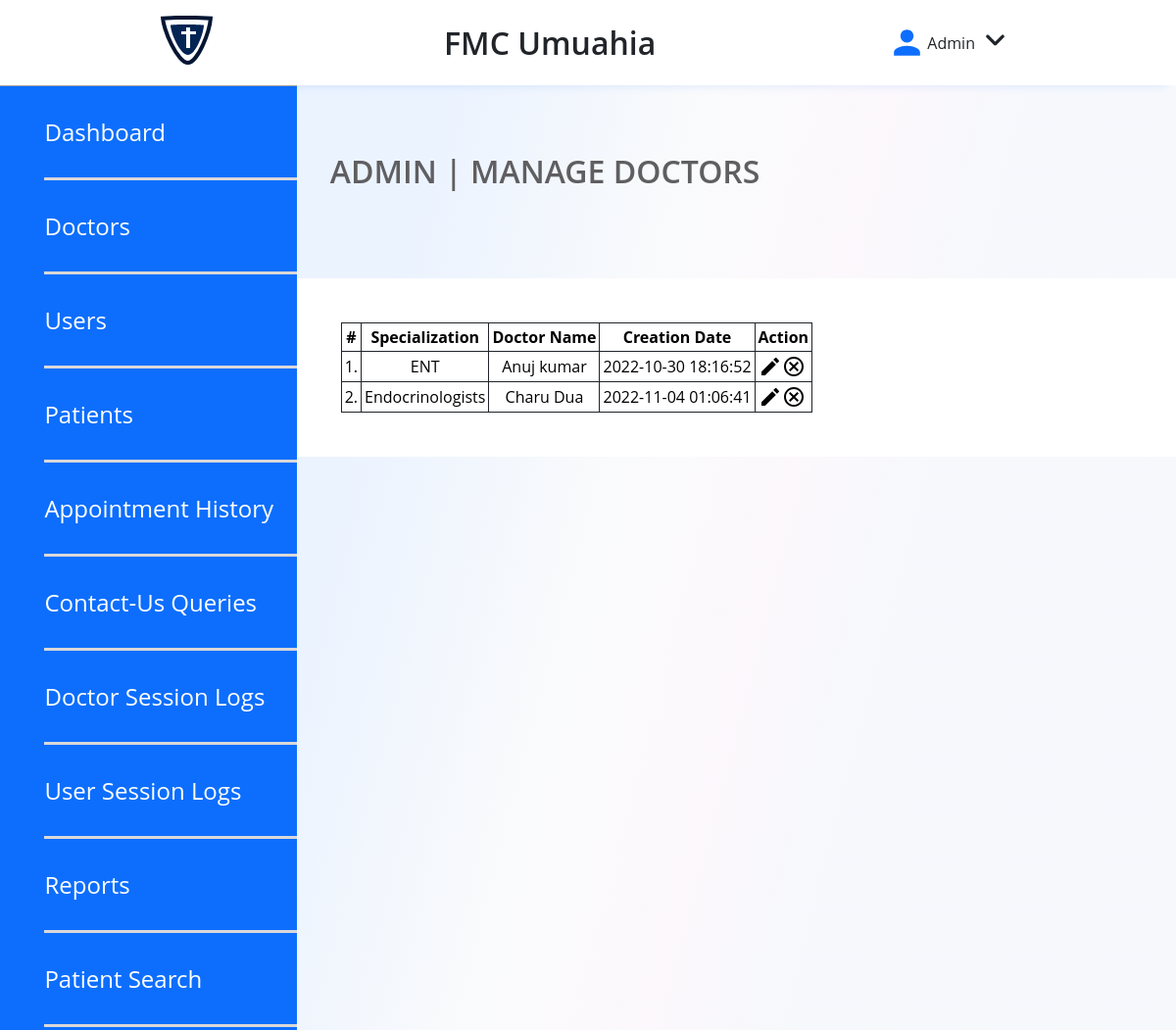
/pages/admin/manage-doctors.php (signed in), run on the app's committed database.
### tables this page shows
CREATE TABLE `doctors` (
  `id` int(11) NOT NULL,
  `specilization` varchar(255) DEFAULT NULL,
  `doctorName` varchar(255) DEFAULT NULL,
  `address` longtext DEFAULT NULL,
  `docFees` varchar(255) DEFAULT NULL,
  `contactno` bigint(11) DEFAULT NULL,
  `docEmail` varchar(255) DEFAULT NULL,
  `password` varchar(255) DEFAULT NULL,
  `creationDate` timestamp NULL DEFAULT current_timestamp(),
  `updationDate` timestamp NULL DEFAULT NULL ON UPDATE current_timestamp()
);

### pages/admin/manage-doctors.php (the view, shortened to what this page needs)
<?php
include('include/config.php');
if(strlen($_SESSION['id']==0)) {
 header('location:logout.php');
  } else{
?>
<!DOCTYPE html>
<html lang="en">
	<head>
	<link rel="stylesheet" type="text/css" href="../../styles/style.css">
	</head>
	<body>
	<header>
		<div class="NavigationDash">
			<div style="display: flex; flex-direction: row; gap: 20px; align-items: center;">
				<a class="logonav" href="dashboard.php">
					<img src="../../images/logo.svg">
				</a>
			</div>
			<p class="DashTag">FMC Umuahia</p>
			<div class="userNav">
				<img src="../../images/usericon.svg">
				<p>Admin</p>
				<div class="dropdown">
					<img src="../../images/downicon.svg" class="dropbtn">
				</div>
			</div>
		</div>
	</header>
	<section class="DashboardContainer">
	<aside class="PatientAside">
		<div>
			<a href="dashboard.php">Dashboard</a>
			<a href="doctors.php">Doctors</a>
			<a href="manage-users.php">Users</a>
			<a href="manage-patient.php">Patients</a>
			<a href="appointment-history.php">Appointment History</a>
			<a href="contactus-queries.php">Contact-Us Queries</a>
			<a href="doctor-logs.php">Doctor Session Logs</a>
			<a href="user-logs.php">User Session Logs</a>
			<a href="between-dates-reports.php">Reports</a>
			<a href="patient-search.php">Patient Search</a>
		</div>
	</aside>
	<main class="DashboardMain">
		<h1>ADMIN | MANAGE DOCTORS</h1>
		<section>
			<div style="overflow-x:auto; table-layout: fixed; width: 100%;">
			<table class="table table-hover" id="sample-table-1">
				<thead>
					<tr>
						<th class="center">#</th>
						<th>Specialization</th>
						<th class="hidden-xs">Doctor Name</th>
						<th>Creation Date </th>
						<th>Action</th>
					</tr>
				</thead>
				<tbody>
					<?php
					$sql=mysqli_query($con,"select * from doctors");
					$cnt=1;
					while($row=mysqli_fetch_array($sql))
						{
						?>
						<tr>
							<td class="center"><?php echo $cnt;?>.</td>
							<td class="hidden-xs"><?php echo $row['specilization'];?></td>
							<td><?php echo $row['doctorName'];?></td>
							<td><?php echo $row['creationDate'];?></td>
							<td >
								<div style="display: flex; flex-direction: row;">
								<a href="edit-doctor.php?id=<?php echo $row['id'];?>" class="btn btn-transparent btn-xs" tooltip-placement="top" tooltip="Edit">
									<p class="pencil"></p>
								</a>
								<a href="manage-doctors.php?id=<?php echo $row['id']?>&del=delete" onClick="return confirm('Are you sure you want to delete?')"class="btn btn-transparent btn-xs tooltips" tooltip-placement="top" tooltip="Remove">
									<p class="cancel"></p>
								</a>
								</div>
								<?php
								$cnt=$cnt+1;
							}?>
						</td>
					</tr>
				</tbody>
			</table>
		</div>
		</section>
	</main>
</section>
	</body>
</html>
<?php } ?>

### styles/style.css (style rules this page uses)
*, *:before, *:after { box-sizing: border-box; list-style: none; text-decoration: none; margin: 0; padding: 0; font-family: var(--font-family-base); }
html { scroll-behavior: smooth; }
:root { --color-primary: #0D6EFD; --color-black: #212529; --color-white: #ffffff; --color-secondary: #992EDA; --text-color: var(--color-black); --color-background: #FCFCFC; --font-family-base: "Open Sans", "Helvetica Neue", Helvetica, Arial, sans-serif; --font-size-small: 14px; --font-size-medium: 16px; --font-size-large: 24px; --font-size-x-large: 32px; --font-size-xx-large: 56px; --font-weight-regular: 400; --font-weight-semibold: 600; --font-weight-bold: 700; }
.NavigationDash { display: flex; flex-direction: row; justify-content: space-evenly; align-items: center; padding: 16px 0px; gap: 6%; box-shadow: 0px 10px 10px -10px rgba(13, 110, 253, 0.14); }
.DashTag { font-weight: var(--font-weight-semibold); font-size: var(--font-size-x-large); color: var(--color-black); }
.userNav { display: flex; flex-direction: row; align-items: center; justify-content: center; color: var(--color-black); }
.dropdown { position: relative; display: inline-block; }
.dropbtn { cursor: pointer; }
.DashboardContainer { display: flex; flex-direction: row; min-height: 700px; }
.PatientAside { background-color: var(--color-primary); border-top: 1px solid #9F9FA0; width: 324px !important; }
.PatientAside div { display: flex; flex-direction: column; margin-left: 15%; padding-bottom: 90%; }
.PatientAside a { padding: 30px 0px; border-bottom: 3px solid #D9D8D9; font-weight: var(--font-weight-regular); font-size: 24px; color: var(--color-white); }
.DashboardMain { padding-top: 56px; background: linear-gradient(104.54deg, rgba(13, 110, 253, 0.0826) 13.27%, rgba(199, 207, 219, 0.091) 37.29%, rgba(196, 118, 208, 0.0504) 53.16%, rgba(92, 136, 202, 0.0534391) 65.46%); width: 80%; }
.DashboardMain h1 { padding: 10px; margin-left: 24px; margin-bottom: 78px; color: #5F5E60; font-size: var(--font-size-x-large); font-weight: var(--font-weight-semibold); }
.DashboardMain section { background-color: var(--color-white); padding: 5%; display: flex; flex-direction: row; gap: 38px; }
.table, { font-size: 12pcx; gap: 10px; }
table, th, td { border: 1px solid var(--color-black); border-collapse: collapse; padding: 3px; text-align: center; }
.pencil { background-image: url("../images/pencil.svg"); background-repeat: no-repeat; background-size: cover; background-position: center; cursor: pointer; width: 24px; height: 24px; }
.cancel { background-image: url("../images/cancel.svg"); background-repeat: no-repeat; background-size: cover; background-position: center; cursor: pointer; width: 24px; height: 24px; }
.PatientAside div { display: flex; flex-direction: column; margin-left: 15%; padding-bottom: 1%; }

### data on the page
doctors: specilization "ENT", doctorName "Anuj kumar", creationDate "2022-10-30 18:16:52"
doctors: specilization "Endocrinologists", doctorName "Charu Dua", creationDate "2022-11-04 01:06:41"
